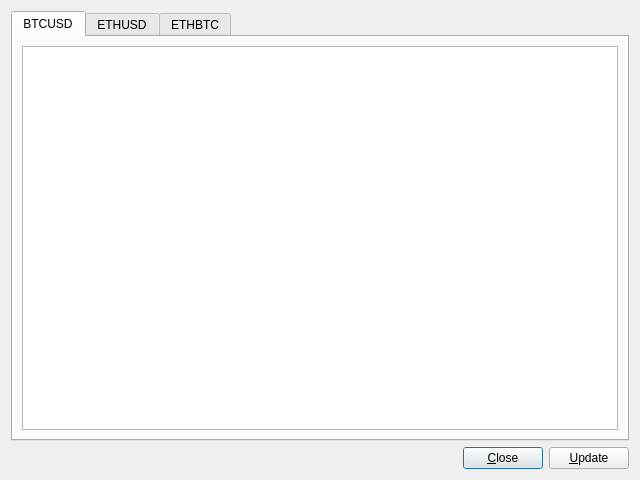
<?xml version="1.0" encoding="UTF-8"?>
<ui version="4.0">
 <class>OrderBookDialog</class>
 <widget class="QDialog" name="OrderBookDialog">
  <property name="geometry">
   <rect>
    <x>0</x>
    <y>0</y>
    <width>640</width>
    <height>480</height>
   </rect>
  </property>
  <property name="minimumSize">
   <size>
    <width>640</width>
    <height>480</height>
   </size>
  </property>
  <property name="maximumSize">
   <size>
    <width>640</width>
    <height>480</height>
   </size>
  </property>
  <property name="windowTitle">
   <string>Order Book</string>
  </property>
  <layout class="QGridLayout" name="gridLayout_2">
   <item row="0" column="0">
    <layout class="QVBoxLayout" name="verticalLayout">
     <item>
      <widget class="QTabWidget" name="orderBookTabs">
       <property name="currentIndex">
        <number>0</number>
       </property>
       <widget class="QWidget" name="btcusdTab">
        <attribute name="title">
         <string>BTCUSD</string>
        </attribute>
        <layout class="QGridLayout" name="gridLayout">
         <item row="0" column="0">
          <widget class="QListView" name="btcusdListView">
           <property name="font">
            <font>
             <family>DejaVu Sans Mono</family>
            </font>
           </property>
           <property name="editTriggers">
            <set>QAbstractItemView::NoEditTriggers</set>
           </property>
           <property name="dragDropOverwriteMode">
            <bool>false</bool>
           </property>
           <property name="alternatingRowColors">
            <bool>true</bool>
           </property>
          </widget>
         </item>
        </layout>
       </widget>
       <widget class="QWidget" name="ethusdTab">
        <attribute name="title">
         <string>ETHUSD</string>
        </attribute>
        <layout class="QGridLayout" name="gridLayout_3">
         <item row="0" column="0">
          <widget class="QListView" name="ethusdListView">
           <property name="font">
            <font>
             <family>DejaVu Sans Mono</family>
            </font>
           </property>
           <property name="editTriggers">
            <set>QAbstractItemView::NoEditTriggers</set>
           </property>
           <property name="dragDropOverwriteMode">
            <bool>false</bool>
           </property>
           <property name="alternatingRowColors">
            <bool>true</bool>
           </property>
          </widget>
         </item>
        </layout>
       </widget>
       <widget class="QWidget" name="ethbtcTab">
        <attribute name="title">
         <string>ETHBTC</string>
        </attribute>
        <layout class="QGridLayout" name="gridLayout_4">
         <item row="0" column="0">
          <widget class="QListView" name="ethbtcListView">
           <property name="font">
            <font>
             <family>DejaVu Sans Mono</family>
            </font>
           </property>
           <property name="editTriggers">
            <set>QAbstractItemView::NoEditTriggers</set>
           </property>
           <property name="dragDropOverwriteMode">
            <bool>false</bool>
           </property>
           <property name="alternatingRowColors">
            <bool>true</bool>
           </property>
          </widget>
         </item>
        </layout>
       </widget>
      </widget>
     </item>
     <item>
      <layout class="QHBoxLayout" name="horizontalLayout">
       <item>
        <spacer name="horizontalSpacer">
         <property name="orientation">
          <enum>Qt::Horizontal</enum>
         </property>
         <property name="sizeHint" stdset="0">
          <size>
           <width>40</width>
           <height>20</height>
          </size>
         </property>
        </spacer>
       </item>
       <item>
        <widget class="QPushButton" name="closeButton">
         <property name="text">
          <string>&amp;Close</string>
         </property>
        </widget>
       </item>
       <item>
        <widget class="QPushButton" name="updateButton">
         <property name="text">
          <string>&amp;Update</string>
         </property>
        </widget>
       </item>
      </layout>
     </item>
    </layout>
   </item>
  </layout>
 </widget>
 <resources/>
 <connections/>
</ui>
